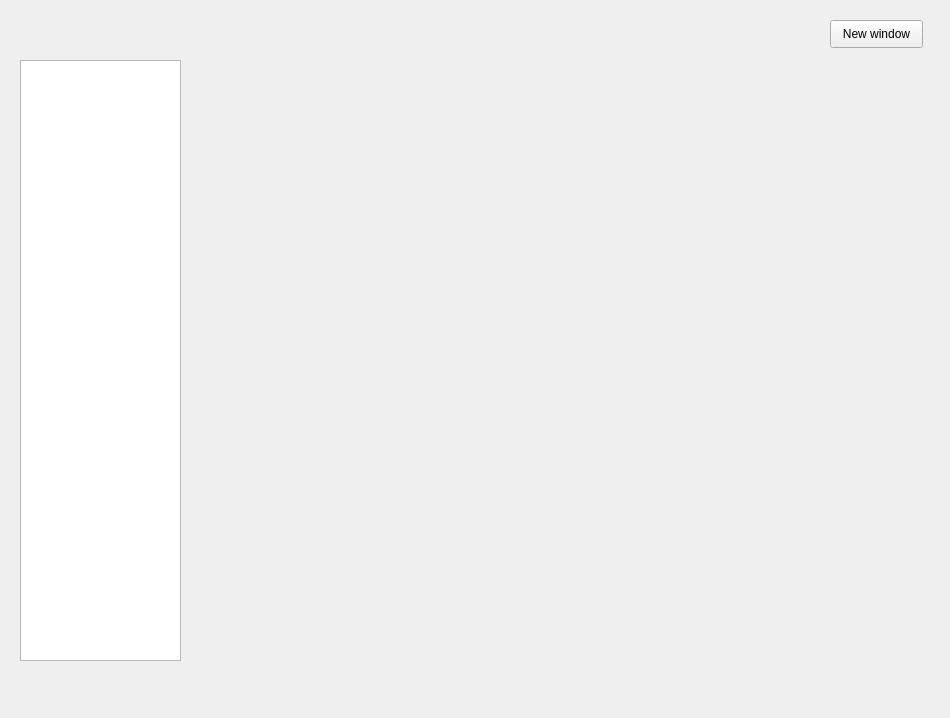
<?xml version="1.0" encoding="UTF-8"?>
<ui version="4.0">
 <class>Form</class>
 <widget class="QWidget" name="Form">
  <property name="geometry">
   <rect>
    <x>0</x>
    <y>0</y>
    <width>950</width>
    <height>718</height>
   </rect>
  </property>
  <property name="windowTitle">
   <string>Graph</string>
  </property>
  <widget class="QListWidget" name="graphs_list">
   <property name="geometry">
    <rect>
     <x>20</x>
     <y>60</y>
     <width>161</width>
     <height>601</height>
    </rect>
   </property>
  </widget>
  <widget class="QLabel" name="graph_label">
   <property name="geometry">
    <rect>
     <x>200</x>
     <y>60</y>
     <width>731</width>
     <height>591</height>
    </rect>
   </property>
   <property name="text">
    <string/>
   </property>
  </widget>
  <widget class="QPushButton" name="reload">
   <property name="geometry">
    <rect>
     <x>830</x>
     <y>20</y>
     <width>93</width>
     <height>28</height>
    </rect>
   </property>
   <property name="text">
    <string>New window</string>
   </property>
  </widget>
 </widget>
 <resources/>
 <connections/>
</ui>
